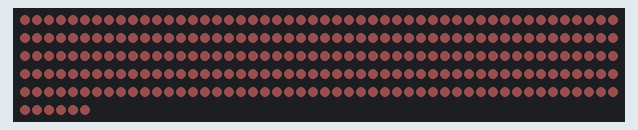
Simulated run of this sketch. Board: Arduino Uno, built with avr-gcc and run on an emulated ATmega328P. Shown: 256 RGB LEDs in strip order, left to right, continuing on the next row. Dim RGB values are drawn brighter than linear; what the sketch prints to the serial monitor is not drawn.

Above: at 0.4 s.
At 1.0 s:
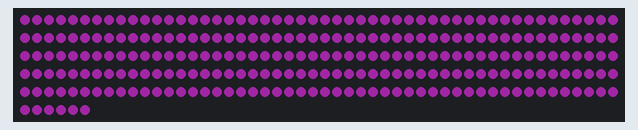
At 1.4 s:
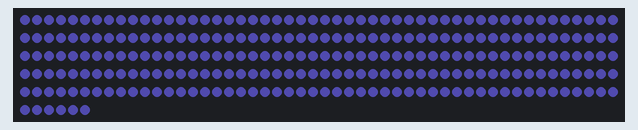

The sketch:

serial_ws2811_bridge.ino
```cpp
// include the neo pixel library
#include <Adafruit_NeoPixel.h>

// how many leds in our string?
static const int NUM_LEDS = 256;

// Parameter 1 = number of pixels in strip
// Parameter 2 = pin number (most are valid)
// Parameter 3 = pixel type flags, add together as needed:
//   NEO_RGB     Pixels are wired for RGB bitstream
//   NEO_GRB     Pixels are wired for GRB bitstream
//   NEO_KHZ400  400 KHz bitstream (e.g. FLORA pixels)
//   NEO_KHZ800  800 KHz bitstream (e.g. High Density LED strip)
Adafruit_NeoPixel strip = Adafruit_NeoPixel(NUM_LEDS, 12, NEO_GRB + NEO_KHZ800);

// buffer to hold colors of our LEDs
char colorValues[NUM_LEDS*3];

void setup() {
  strip.begin();
  strip.show();

  // Do a quick test/demo to show that things are working
  for (int i=0; i<60; i++) { flashAll(strip.Color((i%20)*2,i%30,i%60)); delay(10); }

  // initialize to black (off)
  for (int i=0; i < NUM_LEDS*3; i++) {
    colorValues[i] = 0;
  }

  // initialize the strip to the current values
  for(int i=0; i<NUM_LEDS; i++) {
    int d = i*3;
    uint32_t c = strip.Color(colorValues[d], colorValues[d+1], colorValues[d+2]);
    strip.setPixelColor(i, c);
  }
  // update the strip
  strip.show();

   //Initialize serial and wait for port to open:
  Serial.begin(115200);
  while (!Serial) {
    ; // wait for port
  }
  Serial.println("READY");
}


void loop() {
  while (true) {
    int bufferPos = 0;

    while (bufferPos < NUM_LEDS*3) {
      int color = Serial.read();
      if (color >= 0) {
        colorValues[bufferPos++] = color;
      }
    }

    // feed the data to the leds
    for(int i=0; i<NUM_LEDS; i++) {
      int d = i*3;
      uint32_t c = strip.Color(colorValues[d], colorValues[d+1], colorValues[d+2]);
      strip.setPixelColor(i, c);
    }

    // update the strip
    strip.show();

    // Clear up the serial buffer
    while (Serial.available() > 0) Serial.read();

    // Let the sender know we're ready for more data
    Serial.println("READY");
  }


//
//  // wait for bytes on serial port
//  if (Serial.available() > 0) {
//    // read 3 bytes per LED from serial port
//    int bytesRead = Serial.readBytes(colorValues, NUM_LEDS*3);
//    // check we got a full complement of bytes
//    if (bytesRead < NUM_LEDS*3) {
//      Serial.println("ERROR");
//      // something went wrong, abandon this loop
//      return;
//    }
//    // feed the data to the leds
//    for(int i=0; i<NUM_LEDS; i++) {
//      int d = i*3;
//      uint32_t c = strip.Color(colorValues[d], colorValues[d+1], colorValues[d+2]);
//      strip.setPixelColor(i, c);
//    }
//    // update the strip
//    strip.show();
//    Serial.println("READY");
//  }
}

void flashAll(uint32_t color) {
  // Do a quick test/demo to show that things are working
  for (int i=0; i < NUM_LEDS; i++) {
    strip.setPixelColor(i, color);
  }
  strip.show();
}
```
